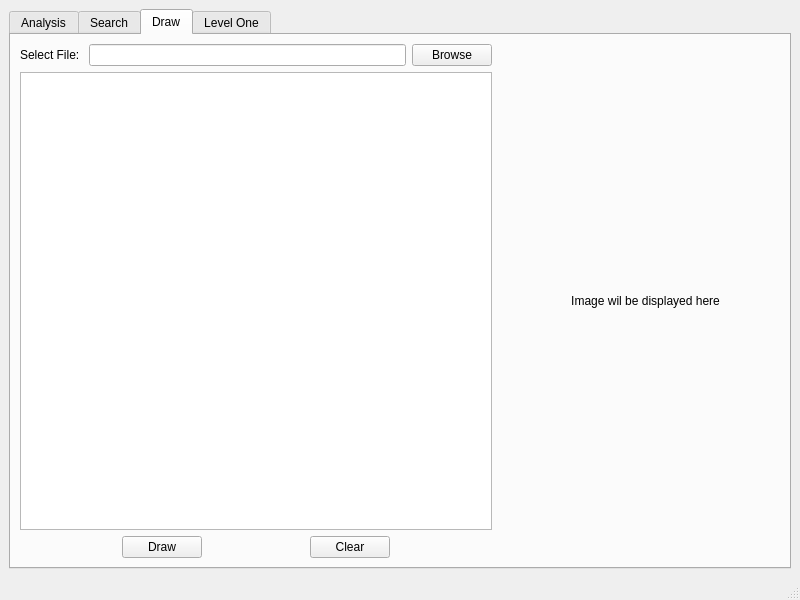
<?xml version="1.0" encoding="UTF-8"?>
<ui version="4.0">
 <class>LevelTwo</class>
 <widget class="QMainWindow" name="LevelTwo">
  <property name="geometry">
   <rect>
    <x>0</x>
    <y>0</y>
    <width>800</width>
    <height>600</height>
   </rect>
  </property>
  <property name="windowTitle">
   <string>MainWindow</string>
  </property>
  <widget class="QWidget" name="centralwidget">
   <layout class="QGridLayout" name="gridLayout">
    <item row="0" column="0">
     <widget class="QTabWidget" name="tabWidget">
      <property name="currentIndex">
       <number>2</number>
      </property>
      <widget class="QWidget" name="Analysis">
       <attribute name="title">
        <string>Analysis</string>
       </attribute>
       <layout class="QGridLayout" name="gridLayout_2">
        <item row="0" column="0">
         <layout class="QHBoxLayout" name="horizontalLayout">
          <item>
           <widget class="QLabel" name="label_2">
            <property name="font">
             <font>
              <pointsize>14</pointsize>
              <bold>true</bold>
             </font>
            </property>
            <property name="text">
             <string>Select a file:</string>
            </property>
           </widget>
          </item>
          <item>
           <widget class="QLineEdit" name="filepath2">
            <property name="readOnly">
             <bool>true</bool>
            </property>
           </widget>
          </item>
          <item>
           <widget class="QPushButton" name="BrowseAnalysis">
            <property name="text">
             <string>Browse</string>
            </property>
           </widget>
          </item>
         </layout>
        </item>
        <item row="1" column="0">
         <layout class="QHBoxLayout" name="horizontalLayout_2">
          <item>
           <widget class="QLabel" name="label">
            <property name="font">
             <font>
              <pointsize>14</pointsize>
              <bold>true</bold>
             </font>
            </property>
            <property name="text">
             <string>Choose the analysis: </string>
            </property>
           </widget>
          </item>
          <item>
           <widget class="QComboBox" name="comboBox">
            <property name="sizePolicy">
             <sizepolicy hsizetype="Expanding" vsizetype="Fixed">
              <horstretch>10</horstretch>
              <verstretch>10</verstretch>
             </sizepolicy>
            </property>
            <property name="minimumSize">
             <size>
              <width>10</width>
              <height>10</height>
             </size>
            </property>
            <property name="sizeAdjustPolicy">
             <enum>QComboBox::SizeAdjustPolicy::AdjustToContents</enum>
            </property>
            <item>
             <property name="text">
              <string>Most Influential</string>
             </property>
            </item>
            <item>
             <property name="text">
              <string>Most Active</string>
             </property>
            </item>
            <item>
             <property name="text">
              <string>Suggest Users</string>
             </property>
            </item>
            <item>
             <property name="text">
              <string>Mutual Users</string>
             </property>
            </item>
           </widget>
          </item>
          <item>
           <widget class="QPushButton" name="gobtn">
            <property name="text">
             <string>GO</string>
            </property>
           </widget>
          </item>
         </layout>
        </item>
        <item row="2" column="0">
         <widget class="QLineEdit" name="suggest">
          <property name="placeholderText">
           <string>enter Id number</string>
          </property>
         </widget>
        </item>
        <item row="3" column="0">
         <widget class="QTextEdit" name="analysisTxtedit">
          <property name="font">
           <font>
            <pointsize>14</pointsize>
           </font>
          </property>
         </widget>
        </item>
       </layout>
      </widget>
      <widget class="QWidget" name="Search">
       <attribute name="title">
        <string>Search</string>
       </attribute>
       <layout class="QGridLayout" name="gridLayout_3">
        <item row="0" column="0">
         <layout class="QHBoxLayout" name="horizontalLayout_6">
          <item>
           <layout class="QVBoxLayout" name="verticalLayout_3">
            <item>
             <layout class="QVBoxLayout" name="verticalLayout_2">
              <item>
               <widget class="QLabel" name="label_4">
                <property name="sizePolicy">
                 <sizepolicy hsizetype="Minimum" vsizetype="Minimum">
                  <horstretch>0</horstretch>
                  <verstretch>0</verstretch>
                 </sizepolicy>
                </property>
                <property name="text">
                 <string>Select File:</string>
                </property>
               </widget>
              </item>
              <item>
               <layout class="QHBoxLayout" name="horizontalLayout_4">
                <item>
                 <widget class="QLineEdit" name="filePath_Search"/>
                </item>
                <item>
                 <widget class="QPushButton" name="BrowseSearchBtn">
                  <property name="text">
                   <string>Browse</string>
                  </property>
                 </widget>
                </item>
               </layout>
              </item>
             </layout>
            </item>
            <item>
             <layout class="QHBoxLayout" name="horizontalLayout_5">
              <item>
               <widget class="QLabel" name="label_3">
                <property name="text">
                 <string>Search By:</string>
                </property>
               </widget>
              </item>
              <item>
               <layout class="QVBoxLayout" name="verticalLayout">
                <item>
                 <widget class="QRadioButton" name="topicRadioBtn">
                  <property name="text">
                   <string>Topic</string>
                  </property>
                 </widget>
                </item>
                <item>
                 <widget class="QRadioButton" name="wordRadioBtn">
                  <property name="text">
                   <string>Word</string>
                  </property>
                 </widget>
                </item>
               </layout>
              </item>
              <item>
               <widget class="QPushButton" name="goSearchBtn">
                <property name="text">
                 <string>Go</string>
                </property>
               </widget>
              </item>
             </layout>
            </item>
            <item>
             <layout class="QHBoxLayout" name="horizontalLayout_8">
              <item>
               <widget class="QLabel" name="label_5">
                <property name="text">
                 <string>Key</string>
                </property>
               </widget>
              </item>
              <item>
               <widget class="QLineEdit" name="keyValue"/>
              </item>
             </layout>
            </item>
            <item>
             <spacer name="verticalSpacer">
              <property name="orientation">
               <enum>Qt::Orientation::Vertical</enum>
              </property>
              <property name="sizeHint" stdset="0">
               <size>
                <width>20</width>
                <height>40</height>
               </size>
              </property>
             </spacer>
            </item>
           </layout>
          </item>
          <item>
           <widget class="QTextEdit" name="searchResult"/>
          </item>
         </layout>
        </item>
       </layout>
      </widget>
      <widget class="QWidget" name="tab_2">
       <attribute name="title">
        <string>Draw</string>
       </attribute>
       <layout class="QGridLayout" name="gridLayout_4">
        <item row="0" column="0">
         <layout class="QHBoxLayout" name="horizontalLayout_9">
          <item>
           <layout class="QVBoxLayout" name="verticalLayout_4">
            <item>
             <layout class="QHBoxLayout" name="horizontalLayout_3">
              <item>
               <widget class="QLabel" name="label_6">
                <property name="text">
                 <string>Select File: </string>
                </property>
               </widget>
              </item>
              <item>
               <widget class="QLineEdit" name="filePathDraw"/>
              </item>
              <item>
               <widget class="QPushButton" name="BrowseDrawBtn">
                <property name="text">
                 <string>Browse</string>
                </property>
               </widget>
              </item>
             </layout>
            </item>
            <item>
             <widget class="QTextEdit" name="previewDraw"/>
            </item>
            <item>
             <layout class="QHBoxLayout" name="horizontalLayout_7">
              <item>
               <spacer name="horizontalSpacer">
                <property name="orientation">
                 <enum>Qt::Orientation::Horizontal</enum>
                </property>
                <property name="sizeHint" stdset="0">
                 <size>
                  <width>40</width>
                  <height>20</height>
                 </size>
                </property>
               </spacer>
              </item>
              <item>
               <widget class="QPushButton" name="drawBtn">
                <property name="text">
                 <string>Draw</string>
                </property>
               </widget>
              </item>
              <item>
               <spacer name="horizontalSpacer_3">
                <property name="orientation">
                 <enum>Qt::Orientation::Horizontal</enum>
                </property>
                <property name="sizeHint" stdset="0">
                 <size>
                  <width>40</width>
                  <height>20</height>
                 </size>
                </property>
               </spacer>
              </item>
              <item>
               <widget class="QPushButton" name="clearBtn">
                <property name="text">
                 <string>Clear</string>
                </property>
               </widget>
              </item>
              <item>
               <spacer name="horizontalSpacer_2">
                <property name="orientation">
                 <enum>Qt::Orientation::Horizontal</enum>
                </property>
                <property name="sizeHint" stdset="0">
                 <size>
                  <width>40</width>
                  <height>20</height>
                 </size>
                </property>
               </spacer>
              </item>
             </layout>
            </item>
           </layout>
          </item>
          <item>
           <widget class="QLabel" name="imageLabel">
            <property name="text">
             <string>                      Image wil be displayed here                  </string>
            </property>
           </widget>
          </item>
         </layout>
        </item>
       </layout>
      </widget>
      <widget class="QWidget" name="tab">
       <attribute name="title">
        <string>Level One</string>
       </attribute>
      </widget>
     </widget>
    </item>
   </layout>
  </widget>
  <widget class="QMenuBar" name="menubar">
   <property name="geometry">
    <rect>
     <x>0</x>
     <y>0</y>
     <width>800</width>
     <height>25</height>
    </rect>
   </property>
  </widget>
  <widget class="QStatusBar" name="statusbar"/>
 </widget>
 <resources/>
 <connections/>
</ui>
